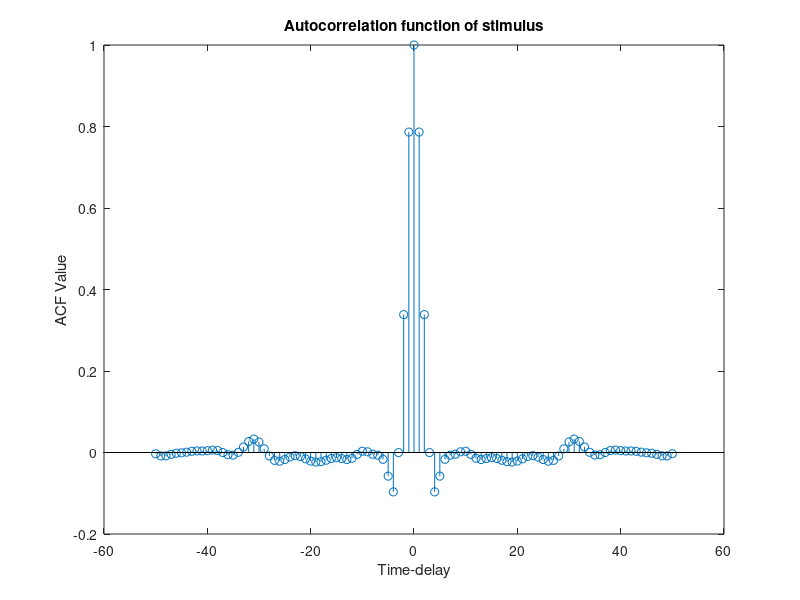
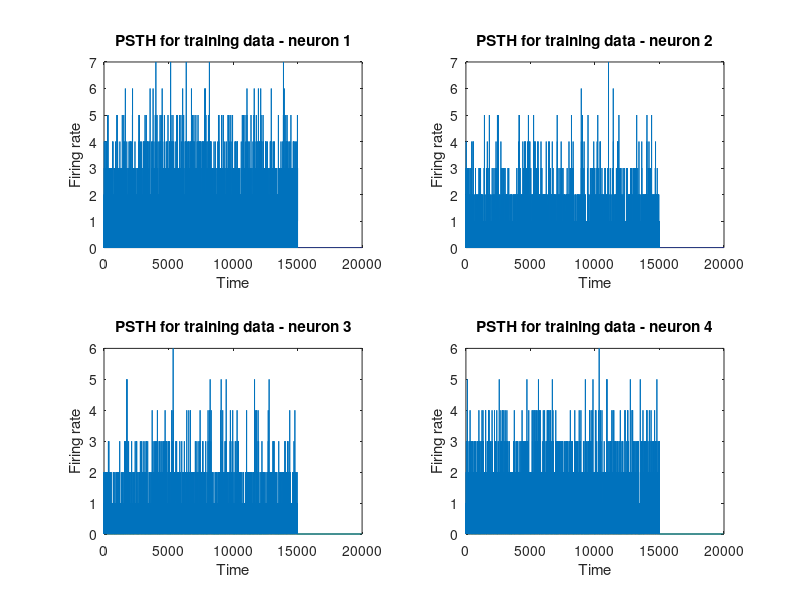
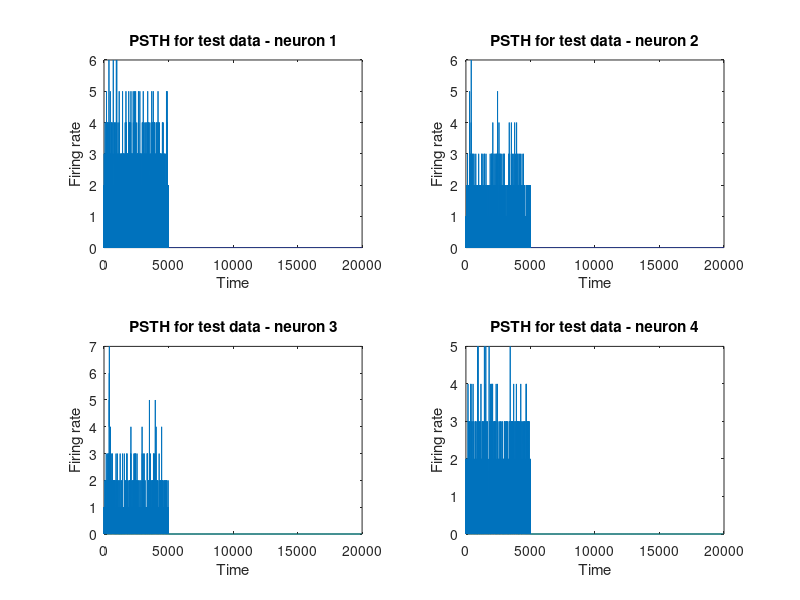

MATLAB code to generate these figures, in order: (Note: this script raises an error after producing the figures.)
close all;
load('data_cn_project_iii_a17.mat');

%% DATA SEPARATION
train_stm=Stimulus(1:15000);
test_stm=Stimulus(15001:20000);

for i=1:4
    for j=1:50
        train_spikes{i,j}=[];
        test_spikes{i,j}=[];
        curr_spike_times=All_Spike_Times{i,j};
        for k=1:length(curr_spike_times)
            if curr_spike_times(1,k)<15
                train_spikes{i,j}=[train_spikes{i,j},curr_spike_times(1,k)];
            else
                test_spikes{i,j}=[test_spikes{i,j},curr_spike_times(1,k)-15]; 
                %Spike timings considered from time after 15 seconds for test data
            end
        end
    end
end

%% PART1
max_delay=50;
[acf,lags]=xcorr(Stimulus,max_delay,'normalized');
figure
stem(lags,acf)
xlabel("Time-delay");
ylabel("ACF Value");
title("Autocorrelation function of stimulus");
%PLOT LOOKS LIKE DIRAC-DELTA FUNCTION

%% PART 2
binsize=0.001;
countspikes_train=zeros(4,20/binsize);
for i=1:4
    for j=1:50
        curr_spike_times_train=train_spikes{i,j};
        for k=1:length(curr_spike_times_train)
            countspikes_train(i,1+floor(curr_spike_times_train(1,k)*1000))=countspikes_train(i,1+floor(curr_spike_times_train(1,k)*1000))+1;
        end            
    end
end

countspikes_test=zeros(4,20/binsize);
for i=1:4
    for j=1:50
        curr_spike_times_test=test_spikes{i,j};
        for k=1:length(curr_spike_times_test)
            countspikes_test(i,1+floor(curr_spike_times_test(1,k)*1000))=countspikes_test(i,1+floor(curr_spike_times_test(1,k)*1000))+1;
        end            
    end
end

figure
subplot(2,2,1);
plot(countspikes_train(1,1:20000))
ylabel("Firing rate");
xlabel("Time");
title("PSTH for training data - neuron 1");
subplot(2,2,2);
plot(countspikes_train(2,1:20000))
ylabel("Firing rate");
xlabel("Time");
title("PSTH for training data - neuron 2");
subplot(2,2,3);
plot(countspikes_train(3,1:20000))
ylabel("Firing rate");
xlabel("Time");
title("PSTH for training data - neuron 3");
subplot(2,2,4);
plot(countspikes_train(4,1:20000))
ylabel("Firing rate");
xlabel("Time");
title("PSTH for training data - neuron 4");


figure
subplot(2,2,1);
plot(countspikes_test(1,1:20000))
ylabel("Firing rate");
xlabel("Time");
title("PSTH for test data - neuron 1");
subplot(2,2,2);
plot(countspikes_test(2,1:20000))
ylabel("Firing rate");
xlabel("Time");
title("PSTH for test data - neuron 2");
subplot(2,2,3);
plot(countspikes_test(3,1:20000))
ylabel("Firing rate");
xlabel("Time");
title("PSTH for test data - neuron 3");
subplot(2,2,4);
plot(countspikes_test(4,1:20000))
ylabel("Firing rate");
xlabel("Time");
title("PSTH for test data - neuron 4");


%% PART 3
binsizes=[0.01,0.02,0.05,0.1,0.2,0.5];
for d=1:length(binsizes)
    countspikes=zeros(4,50,20/binsizes(d));
    figure
    sgtitle(["Mean-variance scatter plot for bin size of",num2str(binsizes(d))]);
    for i=1:4    
        for j=1:50
            curr_spike_times=All_Spike_Times{i,j};
            for k=1:length(curr_spike_times)
                countspikes(i,j,1+floor(curr_spike_times(1,k)*1./binsizes(d)))=countspikes(i,j,1+floor(curr_spike_times(1,k)*1./binsizes(d)))+1;
            end            
        end
        meanval=mean(countspikes(i,:,:),2);
        varval=var(countspikes(i,:,:),1,2);
        subplot(2,2,i);
        scatter(meanval,varval)
        xlabel("mean");
        ylabel("variance");
        title(["Neuron",num2str(i)]);
    end    
end
%Poisson process if mean vs variance curve looks like y=x line because mean
%and variance are equal for Poisson
%On increasing bin size, Poisson property is lost

%% PART 4
windowsize=100;
sta_array=zeros(4,100);
train_stm_part4=train_stm;
train_stm_part4(1:windowsize)=0;
numspike=0;
figure
sgtitle("Spike Triggered Averages for four neurons");
for i=1:4
    avg=zeros(1,100);
    for j=1:50
        curr_spike_times_train=train_spikes{i,j};
        for k=1:length(curr_spike_times_train)
            window=1+floor(curr_spike_times_train(k)*1000)-(windowsize-1):1+floor(curr_spike_times_train(k)*1000);
            if(window(1)>=1)
                avg=avg+train_stm_part4(flip(window)); %Flip so that delays from left to right increasing
            end 
        end
        numspike=numspike+length(curr_spike_times_train);     
    end
    avg=avg./numspike;
    sta_array(i,:)=avg;
    subplot(2,2,i)
    plot(avg)
    xlabel("Time");
    ylabel("STA");
    ylim([-0.06 0.06]);
    title(["Neuron",num2str(i)]);
end

%% CORRECTION FOR NON-GAUSSIANITY
corr_new=zeros(101);
for i = 0:100
    for l=1:20000-i
        corr_new(i+1)=corr_new(i+1)+(Stimulus(l)*Stimulus(l+i));
    end
    corr_new(i+1)=corr_new(i+1)/(20000-i);
end
corr_mat=zeros(100,100);

for row=1:100
    for col=1:100
        corr_mat(row,col)=corr_new(abs(row-col)+1);
    end
end
cssinv=inv(corr_mat);

figure
sgtitle("Spike Triggered Averages for four neurons after non-Gaussianity correction with Css inverse");
new_ar=zeros(100,4);
for i=1:4
    new_ar(:,i)=cssinv*sta_array(i,:)';
    subplot(2,2,i)
    plot(new_ar(:,i))
    xlabel("Time");
    ylabel("STA");
    %ylim([-0.06 0.06]);
    title(["Neuron",num2str(i)]);
end

%NO GOOD RESULT WITH CSS AND CORRECTION AS ALREADY GAUSSIAN NATURE 
%AND ONLY SOME ERROR TERMS COME INTO CSS-INVERSE 
%% PART 5
y_est=zeros(4,15099);
for i=1:4
    y_est(i,:)=conv(sta_array(i,:),train_stm);
end
lambda_est=zeros(4,15000);
lambda_est(:,1:15000)=countspikes_train(:,1:15000);
x=y_est(:,1:15000);
y=lambda_est(:,1:15000);

bin_size = 100; %estimated y and estimated lambda grouped into bins 
%for better visibility of scatter plots and better curve fitting
    for i = 1:ceil(15000/bin_size)
        e = i*bin_size;
        if e>15000
            e=15000;
        end
        x1(i)= mean(x(1,(1+(i-1)*bin_size):e));
        x2(i)= mean(x(2,(1+(i-1)*bin_size):e));
        x3(i)= mean(x(3,(1+(i-1)*bin_size):e));
        x4(i)= mean(x(4,(1+(i-1)*bin_size):e));
    
        y1(i)= mean(y(1,(1+(i-1)*bin_size):e));
        y2(i)= mean(y(2,(1+(i-1)*bin_size):e));
        y3(i)= mean(y(3,(1+(i-1)*bin_size):e));
        y4(i)= mean(y(4,(1+(i-1)*bin_size):e));
    end
    
    figure()
    subplot(2,2,1)
    scatter(x1, y1)
    title('Measured \lambda(t) vs y(t) for neuron 1')
    xlabel('y(t) = convolution of s(t) and h(t)')
    ylabel('\lambda(t)')
    subplot(2,2,2)
    scatter(x2, y2)
    title('Measured \lambda(t) vs y(t) for neuron 2')
    xlabel('y(t) = convolution of s(t) and h(t)')
    ylabel('\lambda(t)')
    subplot(2,2,3)
    scatter(x3, y3)
    title('Measured \lambda(t) vs y(t) for neuron 3')
    xlabel('y(t) = convolution of s(t) and h(t)')
    ylabel('\lambda(t)')
    subplot(2,2,4)
    scatter(x4, y4)
    title('Measured \lambda(t) vs y(t) for neuron 4')
    xlabel('y(t) = convolution of s(t) and h(t)')
    ylabel('\lambda(t)')
    
    poly_order=1;
    %%Sigmoid fitting function approximation is given below:
    fsigm = @(param,xval) param(1)+(param(2)-param(1))./(1+10.^((param(3)-xval)*param(4)));
    figure
    p1=polyfit(x1,y1,poly_order);
    %p1=sigm_fit(x1,y1,[],[],0);
    x_axis = linspace(min(x1),max(x1));
    y_axis = polyval(p1,x_axis);
    %y_axis = fsigm(p1,x_axis);
    subplot(2,2,1)
    plot(x1,y1,'o')
    hold on
    plot(x_axis,y_axis)
    hold off
    title('f(t) estimated from scatter plot between y(t) and \lambda(t)')
    xlabel('y(t) = convolution of s(t) and h(t)')
    ylabel('\lambda(t)')
    
    %p2=sigm_fit(x2,y2,[],[],0);
    p2=polyfit(x2,y2,poly_order);
    x_axis = linspace(min(x2),max(x2));
    y_axis = polyval(p2,x_axis);
    %y_axis = fsigm(p2,x_axis);
    subplot(2,2,2)
    plot(x2,y2,'o')
    hold on
    plot(x_axis,y_axis)
    hold off
    title('f(t) estimated from scatter plot between y(t) and \lambda(t)')
    xlabel('y(t) = convolution of s(t) and h(t)')
    ylabel('\lambda(t)')
    
    p3=polyfit(x3,y3,poly_order);
    %p3=sigm_fit(x3,y3,[],[],0);
    x_axis = linspace(min(x3),max(x3));
    %y_axis = fsigm(p3,x_axis);
    y_axis = polyval(p3,x_axis);
    subplot(2,2,3)
    plot(x3,y3,'o')
    hold on
    plot(x_axis,y_axis)
    hold off
    title('f(t) estimated from scatter plot between y(t) and \lambda(t)')
    xlabel('y(t) = convolution of s(t) and h(t)')
    ylabel('\lambda(t)')
    
    p4=polyfit(x4,y4,poly_order);
    %p4=sigm_fit(x4,y4,[],[],0);
    x_axis = linspace(min(x4),max(x4));
    %y_axis = fsigm(p4,x_axis);
    y_axis = polyval(p4,x_axis);
    subplot(2,2,4)
    plot(x4,y4,'o')
    hold on
    plot(x_axis,y_axis)
    hold off
    title('f(t) estimated from scatter plot between y(t) and \lambda(t)')
    xlabel('y(t) = convolution of s(t) and h(t)')
    ylabel('\lambda(t)')
    
%% PART 6
%PREDICTION OF RESPONSE FOR LAST 5 SECONDS
windowsize=100;
sta_array_test=zeros(4,100);
test_stm_part4=zeros(1,5100);
test_stm_part4(windowsize+1:5100)=test_stm;
test_stm_part4(1:windowsize)=0;
numspike=0;
for i=1:4
    avg=zeros(1,100);
    for j=1:50
        curr_spike_times_train=test_spikes{i,j};
        for k=1:length(curr_spike_times_train)
            window=1+floor(curr_spike_times_train(k)*1000)-(windowsize-1):1+floor(curr_spike_times_train(k)*1000);
            if(window(1)>=1)
                avg=avg+test_stm_part4(flip(window)); %Flip so that delays from left to right increasing
            end 
        end
        numspike=numspike+length(curr_spike_times_train);     
    end
    avg=avg./numspike;
    sta_array_test(i,:)=avg;
end

y_pred=zeros(4,5099);
for i=1:4
   y_pred(i,:)=conv(sta_array_test(i,:),test_stm);
end

%lambda_est=zeros(4,5000);
fsigm = @(param,xval) param(1)+(param(2)-param(1))./(1+10.^((param(3)-xval)*param(4)));    
x=countspikes_test(:,1:5000);
y=y_pred(:,1:5000);
bin_size = 100; %estimated y and estimated lambda grouped into bins 
%for better visibility of scatter plots and better curve fitting
    for i = 1:ceil(5000/bin_size)
        e = i*bin_size;
        if e>5000
            e=5000;
        end
        x1(i)= mean(x(1,(1+(i-1)*bin_size):e));
        x2(i)= mean(x(2,(1+(i-1)*bin_size):e));
        x3(i)= mean(x(3,(1+(i-1)*bin_size):e));
        x4(i)= mean(x(4,(1+(i-1)*bin_size):e));
    
        y1(i)= mean(y(1,(1+(i-1)*bin_size):e));
        y2(i)= mean(y(2,(1+(i-1)*bin_size):e));
        y3(i)= mean(y(3,(1+(i-1)*bin_size):e));
        y4(i)= mean(y(4,(1+(i-1)*bin_size):e));
    end
    %y1=fsigm(p1,y1); %p1,p2,p3,p4 are parameters learnt from training data
    %y2=fsigm(p2,y2);
    %y3=fsigm(p3,y3);
    %y4=fsigm(p4,y4);
    y1=polyval(p1,y1); %p1,p2,p3,p4 are parameters learnt from training data
    y2=polyval(p2,y2);
    y3=polyval(p3,y3);
    y4=polyval(p4,y4);
    figure()
    subplot(2,2,1)
    scatter(x1, y1)
    title('Measured vs predicted PSTH for neuron 1')
    xlabel('Measured \lambda(t)')
    ylabel('Predicted \lambda(t)')
    subplot(2,2,2)
    scatter(x2, y2)
    title('Measured vs predicted PSTH for neuron 2')
    xlabel('Measured \lambda(t)')
    ylabel('Predicted \lambda(t)')
    subplot(2,2,3)
    scatter(x3, y3)
    title('Measured vs predicted PSTH for neuron 3')
    xlabel('Measured \lambda(t)')
    ylabel('Predicted \lambda(t)')
    subplot(2,2,4)
    scatter(x4, y4)
    title('Measured vs predicted PSTH for neuron 4')
    xlabel('Measured \lambda(t)')
    ylabel('Predicted \lambda(t)')

    
%FROM THE PLOTS FOR BOTH SIGMOID AND LINEAR CURVE FITTINGS, WE FIND THAT A
%PART OF THE DATA HAS MEASURED AND PREDICTED VALUES CORRESPONDING VERY WELL
%WHILE ANOTHER PORTION OF THE DATA HAS MEASURED AND PREDICTED VALUES
%SIGNIFICANTLY DIFFERENT AND THESE CORRESPOND TO THE NOISE POINTS IN THE
%DATA. THE TWO REGIONS ARE VERY WELL SEPARATED IN THESE CASES

%CORRELATION COEFF
r_square=zeros(1,4);
r=corrcoef(x1,y1);
r_square(1)=r(1,2).^2;
r=corrcoef(x2,y2);
r_square(2)=r(1,2).^2;
r=corrcoef(x3,y3);
r_square(3)=r(1,2).^2;
r=corrcoef(x4,y4);
r_square(4)=r(1,2).^2;
%IDEALLY CORRELLATION COEFFICIENTS SHOULD BE +1

%REST OF PART 6 involving modification of h(t) vector to reduce
%overfitting
sta_array_new=sta_array;

%%NEED TO REMOVE MIN ELEMENT, NOT SORT THE ORIGINAL ARRAY
r_square_ar=zeros(4,100);    
for j=1:100
    for p=1:4
       ar=abs(sta_array_new(p,:));  
       for d=1:100
           if(ar(d)==0)
               ar(d)=inf;
           end
       end
       [minvalue,pos]=min(ar); 
       sta_array_new(p,pos)=0; %min abs value element in h(t)(STA) is set to 0
    end
    y_est=zeros(4,15099);
    for i=1:4
        y_est(i,:)=conv(sta_array_new(i,:),train_stm);
    end
    lambda_est=zeros(4,15000);
    lambda_est(:,1:15000)=countspikes_train(:,1:15000);
    x=y_est(:,1:15000);
    y=lambda_est(:,1:15000);
    
    bin_size = 100; %estimated y and estimated lambda grouped into bins 
    %for better visibility of scatter plots and better curve fitting
        for i = 1:ceil(15000/bin_size)
            e = i*bin_size;
            if e>15000
                e=15000;
            end
            x1(i)= mean(x(1,(1+(i-1)*bin_size):e));
            x2(i)= mean(x(2,(1+(i-1)*bin_size):e));
            x3(i)= mean(x(3,(1+(i-1)*bin_size):e));
            x4(i)= mean(x(4,(1+(i-1)*bin_size):e));
        
            y1(i)= mean(y(1,(1+(i-1)*bin_size):e));
            y2(i)= mean(y(2,(1+(i-1)*bin_size):e));
            y3(i)= mean(y(3,(1+(i-1)*bin_size):e));
            y4(i)= mean(y(4,(1+(i-1)*bin_size):e));
        end
        
        poly_order=1;
        %%Sigmoid fitting function approximation is given below:
        fsigm = @(param,xval) param(1)+(param(2)-param(1))./(1+10.^((param(3)-xval)*param(4)));
        p1=polyfit(x1,y1,poly_order);
        %p1=sigm_fit(x1,y1,[],[],0);
        
        %p2=sigm_fit(x2,y2,[],[],0);
        p2=polyfit(x2,y2,poly_order);
        
        p3=polyfit(x3,y3,poly_order);
        %p3=sigm_fit(x3,y3,[],[],0);
        
        p4=polyfit(x4,y4,poly_order);
        %p4=sigm_fit(x4,y4,[],[],0);
        
    windowsize=100;
    sta_array_test=zeros(4,100);
    test_stm_part4=zeros(1,5100);
    test_stm_part4(windowsize+1:5100)=test_stm;
    test_stm_part4(1:windowsize)=0;
    numspike=0;
    for i=1:4
        avg=zeros(1,100);
        for f=1:50
            curr_spike_times_train=test_spikes{i,f};
            for k=1:length(curr_spike_times_train)
                window=1+floor(curr_spike_times_train(k)*1000)-(windowsize-1):1+floor(curr_spike_times_train(k)*1000);
                if(window(1)>=1)
                    avg=avg+test_stm_part4(flip(window)); %Flip so that delays from left to right increasing
                end 
            end
            numspike=numspike+length(curr_spike_times_train);     
        end
        avg=avg./numspike;
        sta_array_test(i,:)=avg;
    end

    y_pred=zeros(4,5099);
    for i=1:4
       y_pred(i,:)=conv(sta_array_test(i,:),test_stm);
    end

    %lambda_est=zeros(4,5000);
    fsigm = @(param,xval) param(1)+(param(2)-param(1))./(1+10.^((param(3)-xval)*param(4)));    
    x=countspikes_test(:,1:5000);
    y=y_pred(:,1:5000);
    bin_size = 100; %estimated y and estimated lambda grouped into bins 
    %for better visibility of scatter plots and better curve fitting
        for i = 1:ceil(5000/bin_size)
            e = i*bin_size;
            if e>5000
                e=5000;
            end
            x1(i)= mean(x(1,(1+(i-1)*bin_size):e));
            x2(i)= mean(x(2,(1+(i-1)*bin_size):e));
            x3(i)= mean(x(3,(1+(i-1)*bin_size):e));
            x4(i)= mean(x(4,(1+(i-1)*bin_size):e));

            y1(i)= mean(y(1,(1+(i-1)*bin_size):e));
            y2(i)= mean(y(2,(1+(i-1)*bin_size):e));
            y3(i)= mean(y(3,(1+(i-1)*bin_size):e));
            y4(i)= mean(y(4,(1+(i-1)*bin_size):e));
        end
        %y1=fsigm(p1,y1); %p1,p2,p3,p4 are parameters learnt from training data
        %y2=fsigm(p2,y2);
        %y3=fsigm(p3,y3);
        %y4=fsigm(p4,y4);
        y1=polyval(p1,y1); %p1,p2,p3,p4 are parameters learnt from training data
        y2=polyval(p2,y2);
        y3=polyval(p3,y3);
        y4=polyval(p4,y4);
        
        
        r=corrcoef(x1,y1);
        disp(r)
        disp(j)
        r_square_ar(1,j)=r(1,2).^2;
        r=corrcoef(x2,y2);
        r_square_ar(2,j)=r(1,2).^2;
        r=corrcoef(x3,y3);
        r_square_ar(3,j)=r(1,2).^2;
        r=corrcoef(x4,y4);
        r_square_ar(4,j)=r(1,2).^2;
        
end
figure
for k=1:4
    subplot(2,2,k);
    plot(r_square_ar(k,:));
    title("r-squared vs number of parameters removed");
end

%FOR PART 7, Do part B as it is independent of the previous questions 


%% SIGMOID FUNCTION FOR CURVE FITTING
%%THIS FUNCTION IS DOWNLOADED FROM MATHWORKS WEBSITE FOR SIGMOID CURVE
%%FITTING
function [param,stat]=sigm_fit(x,y,fixed_params,initial_params,plot_flag)
% Optimization of parameters of the sigmoid function
%
% Syntax:
%       [param]=sigm_fit(x,y)       
%
%       that is the same that
%       [param]=sigm_fit(x,y,[],[],[])     % no fixed_params, automatic initial_params
%
%       [param]=sigm_fit(x,y,fixed_params)        % automatic initial_params
%       [param]=sigm_fit(x,y,[],initial_params)   % use it when the estimation is poor
%       [param]=sigm_fit(x,y,fixed_params,initial_params,plot_flag)
%
% param = [min, max, x50, slope]
%
% if fixed_params=[NaN, NaN , NaN , NaN]        % or fixed_params=[]
% optimization of "min", "max", "x50" and "slope" (default)
%
% if fixed_params=[0, 1 , NaN , NaN]
% optimization of x50 and slope of a sigmoid of ranging from 0 to 1
%
%
% Additional information in the second output, STAT
% [param,stat]=sigm_fit(x,y,fixed_params,initial_params,plot_flag)
%
%
% Example:
% %% generate data vectors (x and y)
% fsigm = @(param,xval) param(1)+(param(2)-param(1))./(1+10.^((param(3)-xval)*param(4)))
% param=[0 1 5 1];  % "min", "max", "x50", "slope"
% x=0:0.1:10;
% y=fsigm(param,x) + 0.1*randn(size(x));
%
% %% standard parameter estimation
% [estimated_params]=sigm_fit(x,y)
%
% %% parameter estimation with forced 0.5 fixed min
% [estimated_params]=sigm_fit(x,y,[0.5 NaN NaN NaN])
%
% %% parameter estimation without plotting
% [estimated_params]=sigm_fit(x,y,[],[],0)
%
%
% Doubts, bugs: rpavao@gmail.com
% Downloaded from http://www.mathworks.com/matlabcentral/fileexchange/42641-sigmoid-logistic-curve-fit
% warning off
x=x(:);
y=y(:);
if nargin<=1 %fail
    fprintf('');
    help sigm_fit
    return
end
automatic_initial_params=[quantile(y,0.05) quantile(y,0.95) NaN 1];
if sum(y==quantile(y,0.5))==0
    temp=x(y==quantile(y(2:end),0.5));    
else
    temp=x(y==quantile(y,0.5));
end
automatic_initial_params(3)=temp(1);
if nargin==2 %simplest valid input
    fixed_params=NaN(1,4);
    initial_params=automatic_initial_params;
    plot_flag=1;    
end
if nargin==3
    initial_params=automatic_initial_params;
    plot_flag=1;    
end
if nargin==4
    plot_flag=1;    
end
if exist('fixed_params','var')
    if isempty(fixed_params)
        fixed_params=NaN(1,4);
    end
end
if exist('initial_params','var')
    if isempty(initial_params)
        initial_params=automatic_initial_params;
    end
end
if exist('plot_flag','var')
    if isempty(plot_flag)
        plot_flag=1;
    end
end
%p(1)=min; p(2)=max-min; p(3)=x50; p(4)=slope como em Y=Bottom + (Top-Bottom)/(1+10^((LogEC50-X)*HillSlope))
%f = @(p,x) p(1) + (p(2)-p(1)) ./ (1 + 10.^((p(3)-x)*p(4)));
f_str='f = @(param,xval)';
free_param_count=0;
bool_vec=NaN(1,4);
for i=1:4;
    if isnan(fixed_params(i))
        free_param_count=free_param_count+1;
        f_str=[f_str ' param(' num2str(free_param_count) ')'];
        bool_vec(i)=1;
    else
        f_str=[f_str ' ' num2str(fixed_params(i))];
        bool_vec(i)=0;
    end
    if i==1; f_str=[f_str ' + (']; end
    if i==2;
        if isnan(fixed_params(1))            
            f_str=[f_str '-param(1) )./ (   1 + 10.^( (']; 
        else
            f_str=[f_str '-' num2str(fixed_params(1)) ')./ (1 + 10.^((']; 
        end
    end    
    if i==3; f_str=[f_str ' - xval ) *']; end
    if i==4; f_str=[f_str ' )   );']; end
end
eval(f_str)
[BETA,RESID,J,COVB,MSE] = nlinfit(x,y,f,initial_params(bool_vec==1));
stat.param=BETA';
% confidence interval of the parameters
stat.paramCI = nlparci(BETA,RESID,'Jacobian',J);
% confidence interval of the estimation
[stat.ypred,delta] = nlpredci(f,x,BETA,RESID,'Covar',COVB);
stat.ypredlowerCI = stat.ypred - delta;
stat.ypredupperCI = stat.ypred + delta;
% plot(x,y,'ko') % observed data
% hold on
% plot(x,ypred,'k','LineWidth',2)
% plot(x,[lower,upper],'r--','LineWidth',1.5)
free_param_count=0;
for i=1:4;
    if isnan(fixed_params(i))
        free_param_count=free_param_count+1;
        param(i)=BETA(free_param_count);
    else
        param(i)=fixed_params(i);
    end    
end
    
if plot_flag==1 
    x_vector=min(x):(max(x)-min(x))/100:max(x);
    plot(x,y,'k.',x_vector,f(param(isnan(fixed_params)),x_vector),'r-')
    xlim([min(x) max(x)])
end
end